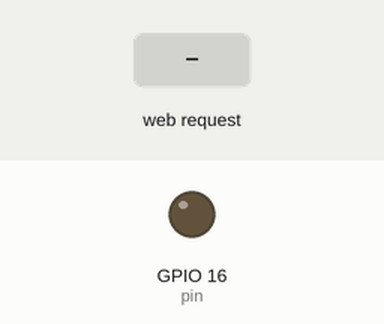
This sketch was run on a simulated ESP8266 (NodeMCU). Parts: output pins drawn as LEDs (lit = HIGH). The test bench sets the inputs (shaded band). WiFi joins after 1.5 s; servers stay silent unless stated; what the sketch prints to the serial monitor is not drawn.

Above: at 2.7 s.
2.8 s: HTTP request GET /ledon received
At 3.7 s:
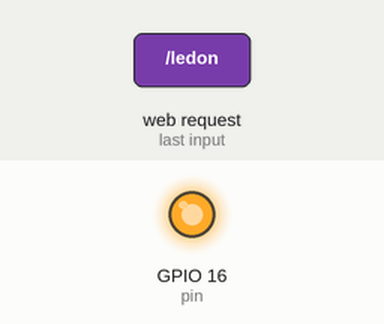
4.3 s: HTTP request GET /ledoff received
At 4.8 s:
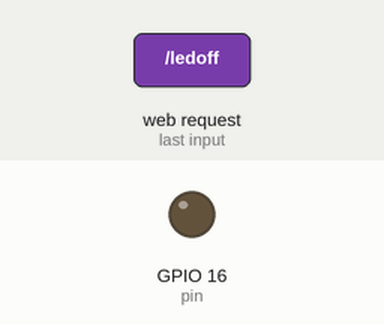
Timing chart, 0 to 7.3 s (numbered marks = the images above; inputs shaded):
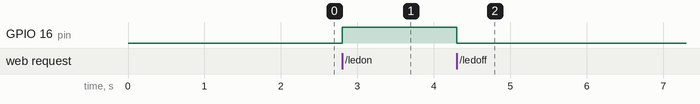

The sketch:

IRremoteESP.ino
```cpp
// (licence header left out)
#ifndef UNIT_TEST
#include <Arduino.h>
#endif
#include <ESP8266WiFi.h>
#include <ESP8266WebServer.h>
#include <ESP8266mDNS.h>
#include <IRremoteESP8266.h>
#include <IRsend.h>
#include <WiFiClient.h>

//Added by AY
const int pin = 16;
//Done

const char* ssid = "?";
const char* password = "?";
MDNSResponder mdns;

ESP8266WebServer server(80);

//AY
String webPage = "";
//Done

IRsend irsend(4);  // An IR LED is controlled by GPIO pin 4 (D2)

void handleRoot() {
  server.send(200, "text/html",
              "<html>" \
                "<head><title>ESP8266 Demo</title></head>" \
                "<body>" \
                  "<h1>Hello from ESP8266, you can send NEC encoded IR" \
                      "signals from here!</h1>" \
                  "<p><a href=\"ir?code=1086218909\">Send 40BE629D</a></p>" \
                  "<p><a href=\"ir?code=16429347\">Send 0xFAB123</a></p>" \
                  "<p><a href=\"ir?code=16771222\">Send 0xFFE896</a></p>" \
                "</body>" \
              "</html>");
}

void handleIr() {
  for (uint8_t i = 0; i < server.args(); i++) {
    if (server.argName(i) == "code") {
      uint32_t code = strtoul(server.arg(i).c_str(), NULL, 10);
      //uint32_t code = strtoul(server.arg(i).c_str(), NULL, 16);
      irsend.sendNEC(code, 32);
    }
  }
  handleRoot();
}

void handleNotFound() {
  String message = "File Not Found\n\n";
  message += "URI: ";
  message += server.uri();
  message += "\nMethod: ";
  message += (server.method() == HTTP_GET)?"GET":"POST";
  message += "\nArguments: ";
  message += server.args();
  message += "\n";
  for (uint8_t i = 0; i < server.args(); i++)
    message += " " + server.argName(i) + ": " + server.arg(i) + "\n";
  server.send(404, "text/plain", message);
}

void setup(void) {
  irsend.begin();

  Serial.begin(115200);
  //AY
  pinMode(pin, OUTPUT);
  digitalWrite(pin, LOW);
  //Done
  WiFi.begin(ssid, password);
  Serial.println("");

  // Wait for connection
  while (WiFi.status() != WL_CONNECTED) {
    delay(500);
    Serial.print(".");
  }
  Serial.println("");
  Serial.print("Connected to ");
  Serial.println(ssid);
  Serial.print("IP address: ");
  Serial.println(WiFi.localIP());

  if (mdns.begin("esp8266", WiFi.localIP())) {
    Serial.println("MDNS responder started");
  }

  server.on("/", handleRoot);
  server.on("/ir", handleIr);

  server.on("/inline", [](){
    server.send(200, "text/plain", "this works as well");
  });

  server.onNotFound(handleNotFound);

  //AY
server.on("/ledon", [](){
    digitalWrite(pin, HIGH);
    webPage = "LED is now on. ";
    server.send(200, "text/html", webPage);
    delay(1);
  });

  server.on("/ledoff", [](){
    digitalWrite(pin, LOW);
    webPage = "LED is now off. ";
    server.send(200, "text/html", webPage);
    delay(1);
  });
  server.on("/", [](){
    server.send(200, "text/html", "Hello, this is the webpage");
    delay(1);
  });
  //Done

  server.begin();
  Serial.println("HTTP server started");
}

void loop(void) {
  server.handleClient();
}
```

Measured:
- after the input at 2.8 s, GPIO 16 (pin): LOW → HIGH at once
- after the input at 4.3 s, GPIO 16 (pin): HIGH → LOW at once
